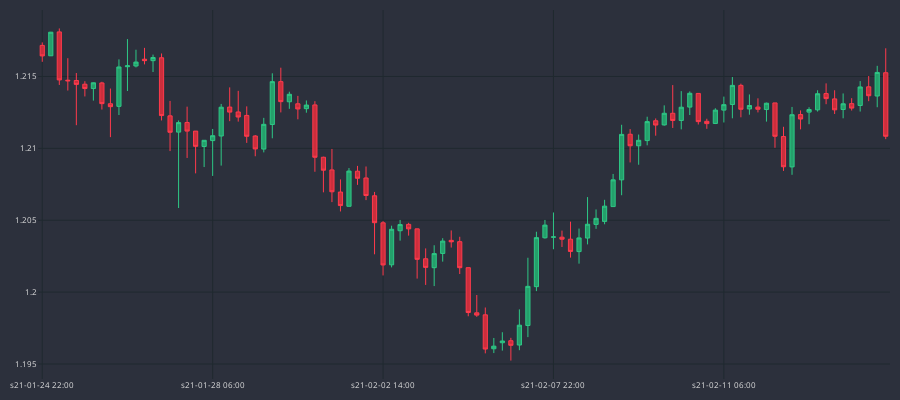

The notebook cell this image was saved under:
### Code cell
fig = go.Figure()
fig.add_trace(go.Candlestick(
    x=df_plot.sTime,            ##df_plot בכל שורה הכחול זה עמודה רלוונטית בטבלת 
    open=df_plot.mid_o,
    high=df_plot.mid_h,
    low=df_plot.mid_l,
    close=df_plot.mid_c,
    line=dict(width=1), opacity=1,
    increasing_fillcolor='#24A06B',
    decreasing_fillcolor="#CC2E3C",
    increasing_line_color='#2EC886',  
    decreasing_line_color='#FF3A4C'
))

fig.update_yaxes(
    gridcolor="#1f292f"
)
fig.update_xaxes(
    gridcolor="#1f292f",
    rangeslider=dict(visible=False),
    nticks=5
)

fig.update_layout(
    width=900,
    height=400,
    margin=dict(l=10,r=10,b=10,t=10),
    paper_bgcolor="#2c303c",
    plot_bgcolor="#2c303c",
    font=dict(size=8, color="#e1e1e1")
)

fig.show()
